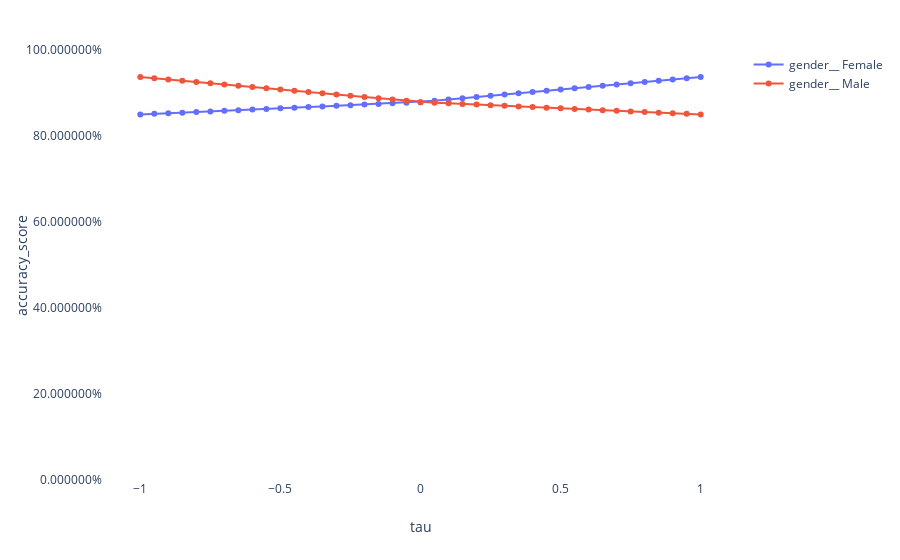

Notebook code for this chart:
### Markdown cell above
We can plot the performance as well:

### Code cell
explainer.plot_performance(
    X_test=X_test['gender'],
    y_test=y_test,
    y_pred=y_pred > 0.5,
    metric=metrics.accuracy_score,
    inline=True
)
